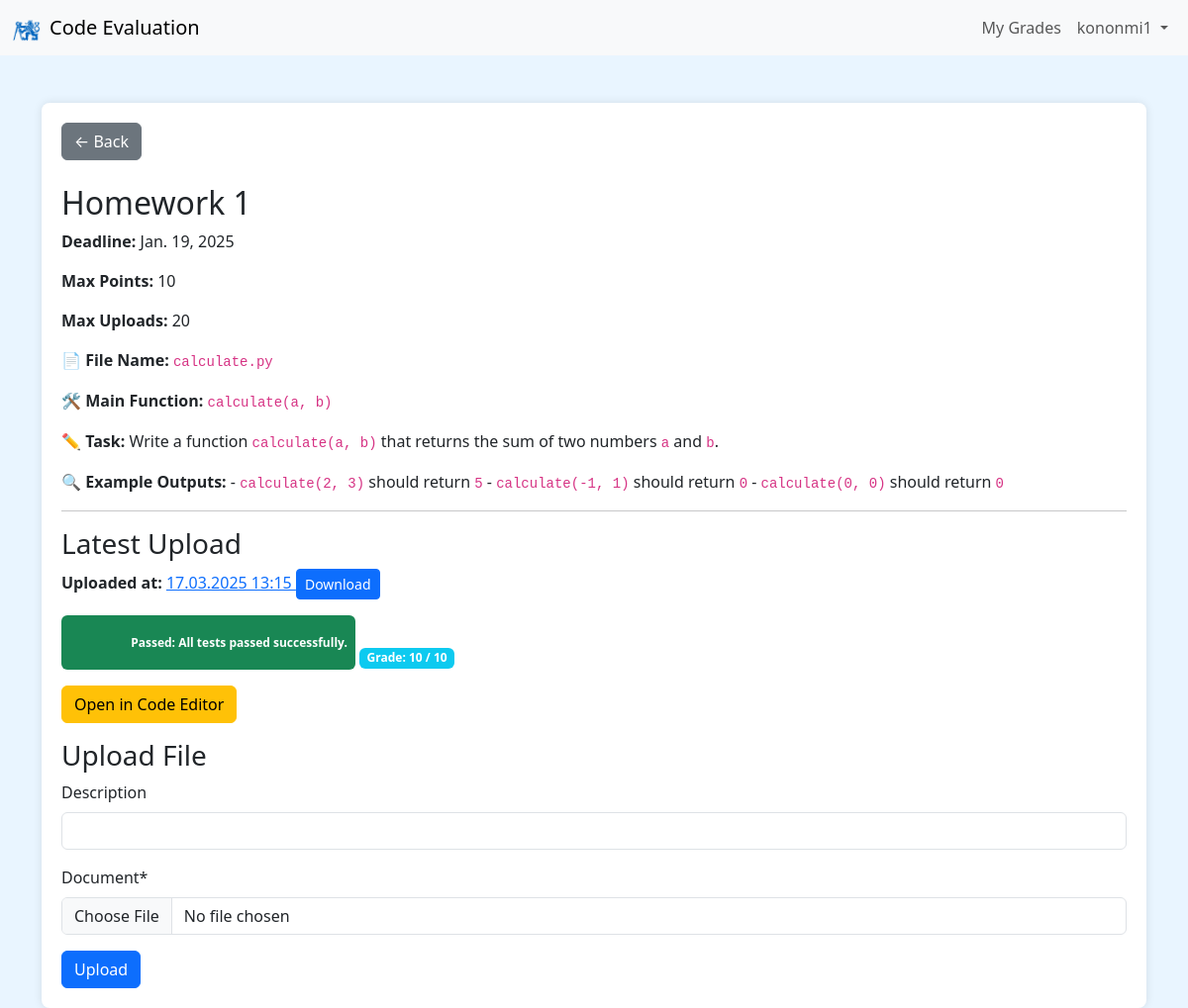
Page /DSA/2/ (signed in) on the committed database.
### upload/models.py (models this page shows, shortened)
class Assignment(models.Model):
    subject = models.ForeignKey(Subject, on_delete=models.CASCADE, related_name='assignments')
    name = models.CharField(max_length=100)
    description = models.TextField()
    deadline = models.DateField()
    number = models.PositiveIntegerField()
    max_points = models.PositiveIntegerField(default=10, help_text="Maximum points for this assignment.")
    max_uploads = models.PositiveIntegerField(default=20, help_text="Maximum number of downloads for a student.")
    def get_description_markdown(self):
        return mark_safe(markdown.markdown(self.description))

class Document(models.Model):
    assignment = models.ForeignKey(Assignment, on_delete=models.CASCADE, related_name='documents')
    user = models.ForeignKey(User, on_delete=models.CASCADE)
    description = models.CharField(max_length=255, blank=True)
    document = models.FileField(
        upload_to=document_upload_path,
        validators=[validate_file_extension]
    )
    uploaded_at = models.DateTimeField(auto_now_add=True)
    test_result = models.CharField(max_length=255, blank=True, null=True)
    grade = models.PositiveIntegerField(default=0)

### upload/views.py (the view, shortened to what this page needs)
# urls.py: path('<str:subject_name>/<int:assignment_id>/', views.assignment_detail, name='assignment_detail'),
@login_required
def assignment_detail(request, subject_name, assignment_id):
    assignment = get_object_or_404(Assignment, subject__name=subject_name, id=assignment_id)
    user_uploads_count = Document.objects.filter(assignment=assignment, user=request.user).count()
    documents = Document.objects.filter(user=request.user, assignment=assignment).order_by('-uploaded_at')
    latest_document = documents.first()
    if request.method == 'POST':
        form = DocumentForm(request.POST, request.FILES)
        if form.is_valid():
            uploaded_files = request.FILES.getlist('document')
            if not uploaded_files:
                messages.error(request, 'No files selected for upload.')
            else:
                for uploaded_file in uploaded_files:
                    doc = Document.objects.create(
                        assignment=assignment,
                        user=request.user,
                        document=uploaded_file,
                        description=form.cleaned_data.get('description', '')
                    )
                    file_path = doc.document.path
                    passed_tests, total_tests, message = run_tests(assignment, file_path)
                    if total_tests > 0:
                        fraction_passed = passed_tests / total_tests
                        grade = int(fraction_passed * assignment.max_points)
                    else:
                        grade = 0
                    if total_tests == 0:
                        doc.test_result = f"Failed: {message}"
                        messages.error(request, f'File "{uploaded_file.name}" uploaded but tests could not be run: {message}')
                    elif passed_tests == total_tests:
                        doc.test_result = "Passed: All tests passed successfully."
                        messages.success(request, f'File "{uploaded_file.name}" uploaded and passed all tests!')
                    else:
                        doc.test_result = f"Failed: {message}"
                        messages.error(request, f'File "{uploaded_file.name}" uploaded but failed some tests: {message}')
                    doc.grade = grade
                    doc.save()
                return redirect('upload:assignment_detail', subject_name=subject_name, assignment_id=assignment_id)
        else:
            messages.error(request, 'There was an error uploading your file.')
    else:
        form = DocumentForm()
    return render(request, 'upload/assignment_detail.html', {
        'assignment': assignment,
        'latest_document': latest_document,
        'user_uploads_count': user_uploads_count,
        'form': form,
        'is_teacher': is_teacher(request.user),
    })

### upload/forms.py
class DocumentForm(forms.ModelForm):
    class Meta:
        model = Document
        fields = ('description', 'document', )

### upload/context_processors.py (called while the page is built)
def is_teacher_context(request):
    if request.user.is_authenticated:
        is_teacher_flag = request.user.is_superuser or request.user.groups.filter(name="Teachers").exists()
    else:
        is_teacher_flag = False
    return {
        'is_teacher_flag': is_teacher_flag
    }

### upload/views.py (called while the page is built)
def is_teacher(user):
    return user.is_superuser or user.groups.filter(name='Teachers').exists()

### upload/templates/upload/assignment_detail.html (shortened to what this page needs)
{% extends 'upload/base.html' %}
{% load crispy_forms_tags %}
{% block content %}
<div class="content-container">
    <a href="{% url 'upload:subject_detail' subject_name=assignment.subject.name %}"
       class="btn btn-secondary mb-4">
        &larr; Back
    </a>
    <h2>{{ assignment.name }}</h2>
    <p><strong>Deadline:</strong> {{ assignment.deadline }}</p>
    <p><strong>Max Points:</strong> {{ assignment.max_points }}</p>
    <p><strong>Max Uploads:</strong> {{ assignment.max_uploads }}</p>
    <div>
        {{ assignment.get_description_markdown|safe }}
    </div>
    <hr>
    <h3>Latest Upload</h3>
    {% if latest_document %}
        <p>
            <strong>Uploaded at:</strong>
            <a href="{% url 'upload:document_detail' pk=latest_document.pk %}">
                {{ latest_document.uploaded_at|date:"d.m.Y H:i" }}
            </a>
            <a href="{{ latest_document.document.url }}" class="btn btn-sm btn-primary" download>
                Download
            </a>
        </p>
        {% if latest_document.test_result %}
            <p>
                <span
                  class="badge
                         {% if 'Passed' in latest_document.test_result %}
                             bg-success
                         {% else %}
                             bg-danger
                         {% endif %}
                         test-result-prewrap">
                    {{ latest_document.test_result }}
                </span>
                <span class="badge bg-info">
                    Grade: {{ latest_document.grade }} / {{ assignment.max_points }}
                </span>
            </p>
        {% endif %}
    {% else %}
        <p>No files have been uploaded yet.</p>
    {% endif %}
    {% if user_uploads_count < assignment.max_uploads %}
        <p>
            <a href="{% url 'upload:assignment_code_editor' subject_name=assignment.subject.name assignment_id=assignment.id %}"
               class="btn btn-warning">
                Open in Code Editor
            </a>
        </p>
    {% else %}
        <p class="text-danger">
            You cannot open the code editor (limit reached).
        </p>
    {% endif %}
    {% if form %}
        <h3>Upload File</h3>
        <form method="post" enctype="multipart/form-data">
            {{ form|crispy }}
            <button type="submit" class="btn btn-primary">Upload</button>
        </form>
    {% else %}
        <p class="text-danger">You cannot upload more files (limit reached).</p>
    {% endif %}
</div>
{% endblock %}

### upload/templates/upload/base.html (shortened to what this page needs)
{% load crispy_forms_tags static %}
<!DOCTYPE html>
<html lang="en">
<head>
    <link href="https://cdn.jsdelivr.net/npm/bootstrap@5.3.0/dist/css/bootstrap.min.css" rel="stylesheet">
</head>
<body>
    <nav class="navbar navbar-expand-lg navbar-light bg-light">
        <div class="container-fluid">
            <a class="navbar-brand d-flex align-items-center" href="{% url 'upload:subject_list' %}">
                <img src="{% static 'CVUT_znak.png' %}" alt="Logo" width="30" height="30" class="d-inline-block align-text-top me-2">
                Code Evaluation
            </a>
            <div class="collapse navbar-collapse" id="navbarNav">
                <ul class="navbar-nav ms-auto">
                    {% if user.is_authenticated %}
                        <li class="nav-item">
                            <a class="nav-link" href="{% url 'upload:grades_overview' %}">My Grades</a>
                        </li>
                        <li class="nav-item dropdown">
                            <a class="nav-link dropdown-toggle" href="#" id="userDropdown" role="button" data-bs-toggle="dropdown" aria-expanded="false">
                                {{ user.username }}
                            </a>
                        </li>
                    {% endif %}
                </ul>
            </div>
        </div>
    </nav>
    <div class="container mt-5">
        {% block content %}
        {% endblock %}
    </div>
</body>
</html>

### upload/templates/upload/base.html (style rules this page uses)
body { background-color: #e9f5ff; }
.content-container { background-color: white; padding: 20px; border-radius: 8px; box-shadow: 0 0 10px rgba(0, 0, 0, 0.1); }

### upload/templates/upload/assignment_detail.html (style rules this page uses)
.test-result-prewrap { white-space: pre-wrap; line-height: 1.3; display: inline-block; }

### rows in the picture
Assignment: name "Homework 1", deadline "Jan. 19, 2025", max_points "10", max_uploads "20", get_description_markdown "📄 File Name: calculate.py 🛠 Main Function: calculate(a, b) ✏️ Task: Write a function calculate(a, b) that returns the sum of two numbers a and b . 🔍 Example Outputs: - calculate(2, 3) should return 5 - calculate(-1, 1) should return 0 - calculate(0, 0) should return 0"
Document: uploaded_at "17.03.2025 13:15", test_result "Passed: All tests passed successfully.", grade "10"

### other values in the picture
{{ user.username }} "kononmi1"
